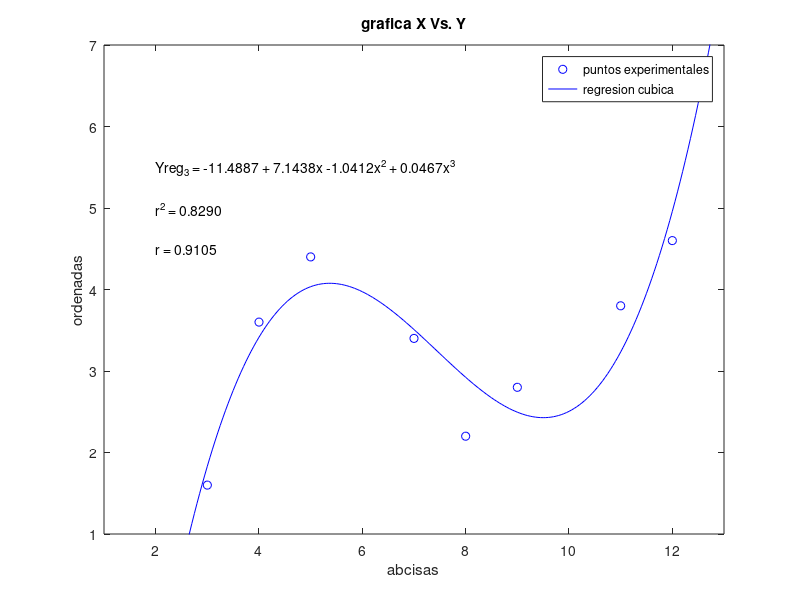

Here is the MATLAB script that generated this plot:
%regresion cubica
clc, clear all, close all;
%datos
x = [3 4 5 7 8 9 11 12];
y = [1.6 3.6 4.4 3.4 2.2 2.8 3.8 4.6];

%x=[0.75 2 3 4 6 8 8.5];
%y=[1.2 1.95 2 2.4 2.4 2.7 2.6];

%calculos
n = size(x,2);
sumX = sum(x);
sumX2 = sum(x.^2);
sumX3 = sum(x.^3);
sumX4 = sum(x.^4);
sumX5 = sum(x.^5);
sumX6 = sum(x.^6);
sumY = sum(y);
sumXY = sum(x.*y);
sumX2Y = sum(x.^2.*y);
sumX3Y = sum(x.^3.*y);


A = [n sumX sumX2 sumX3;sumX sumX2 sumX3 sumX4;sumX2 sumX3 sumX4 sumX5;sumX3 sumX4 sumX5 sumX6];
B = [sumY;sumXY;sumX2Y;sumX3Y];
U = inv(A)*B;
a_0 = U(1,1);
a_1 = U(2,1);
a_2 = U(3,1);
a_3 = U(4,1);
Yreg_2 = inline('a_0 + a_1*x + a_2*x.^2 + a_3*x.^3');

prom = mean(y);
Sr = sum((y-a_0-a_1*x-a_2*x.^2-a_3*x.^3).^2);
St = sum((y-prom).^2);
r2 = (St-Sr)/St;
r  = r2^(0.5);

%salida 
fprintf('\t\t\t REGRESION CUBICA\n')
fprintf('________________________________________\n')
fprintf('Los datos son:\n')
fprintf('X=\n')
fprintf(' %1.1f',x)
fprintf('\nY=\n')
fprintf(' %1.1f',y)
fprintf('\n\n')
fprintf('________________________________________\n')
fprintf('La ecuacion cubica es:\n')
fprintf('Yreg_3 = %1.4f + %1.4fx %1.4fx^2 + %1.4fx^3\n\n',a_0,a_1,a_2,a_3)
fprintf('________________________________________\n')
fprintf('DATOS:\n')
fprintf('Sr = %1.4f\n',Sr)
fprintf('St = %1.4f\n',St)
fprintf('r^2 = %1.4f\n',r2)
fprintf('r = %1.4f\n',r)

%graficas
plot(x,y,'ob')
hold on
xlabel('abcisas')
ylabel('ordenadas')
title('grafica X Vs. Y')
axis([1 13 1 7])
%axis([1 14 Yreg_2(a_0,a_1,a_2,1) Yreg_2(a_0,a_1,a_2,14)])
X_cal = 0:0.05:14;
plot(X_cal,Yreg_2(a_0,a_1,a_2,a_3,X_cal),'-b');
legend('puntos experimentales','regresion cubica')
text(2,5.5,'Yreg_3 = -11.4887 + 7.1438x -1.0412x^2 + 0.0467x^3')
text(2,5,'r^2 = 0.8290')
text(2,4.5,'r = 0.9105')
%polyfit(x,y,grado de regresion)
%corr2(x,y)


